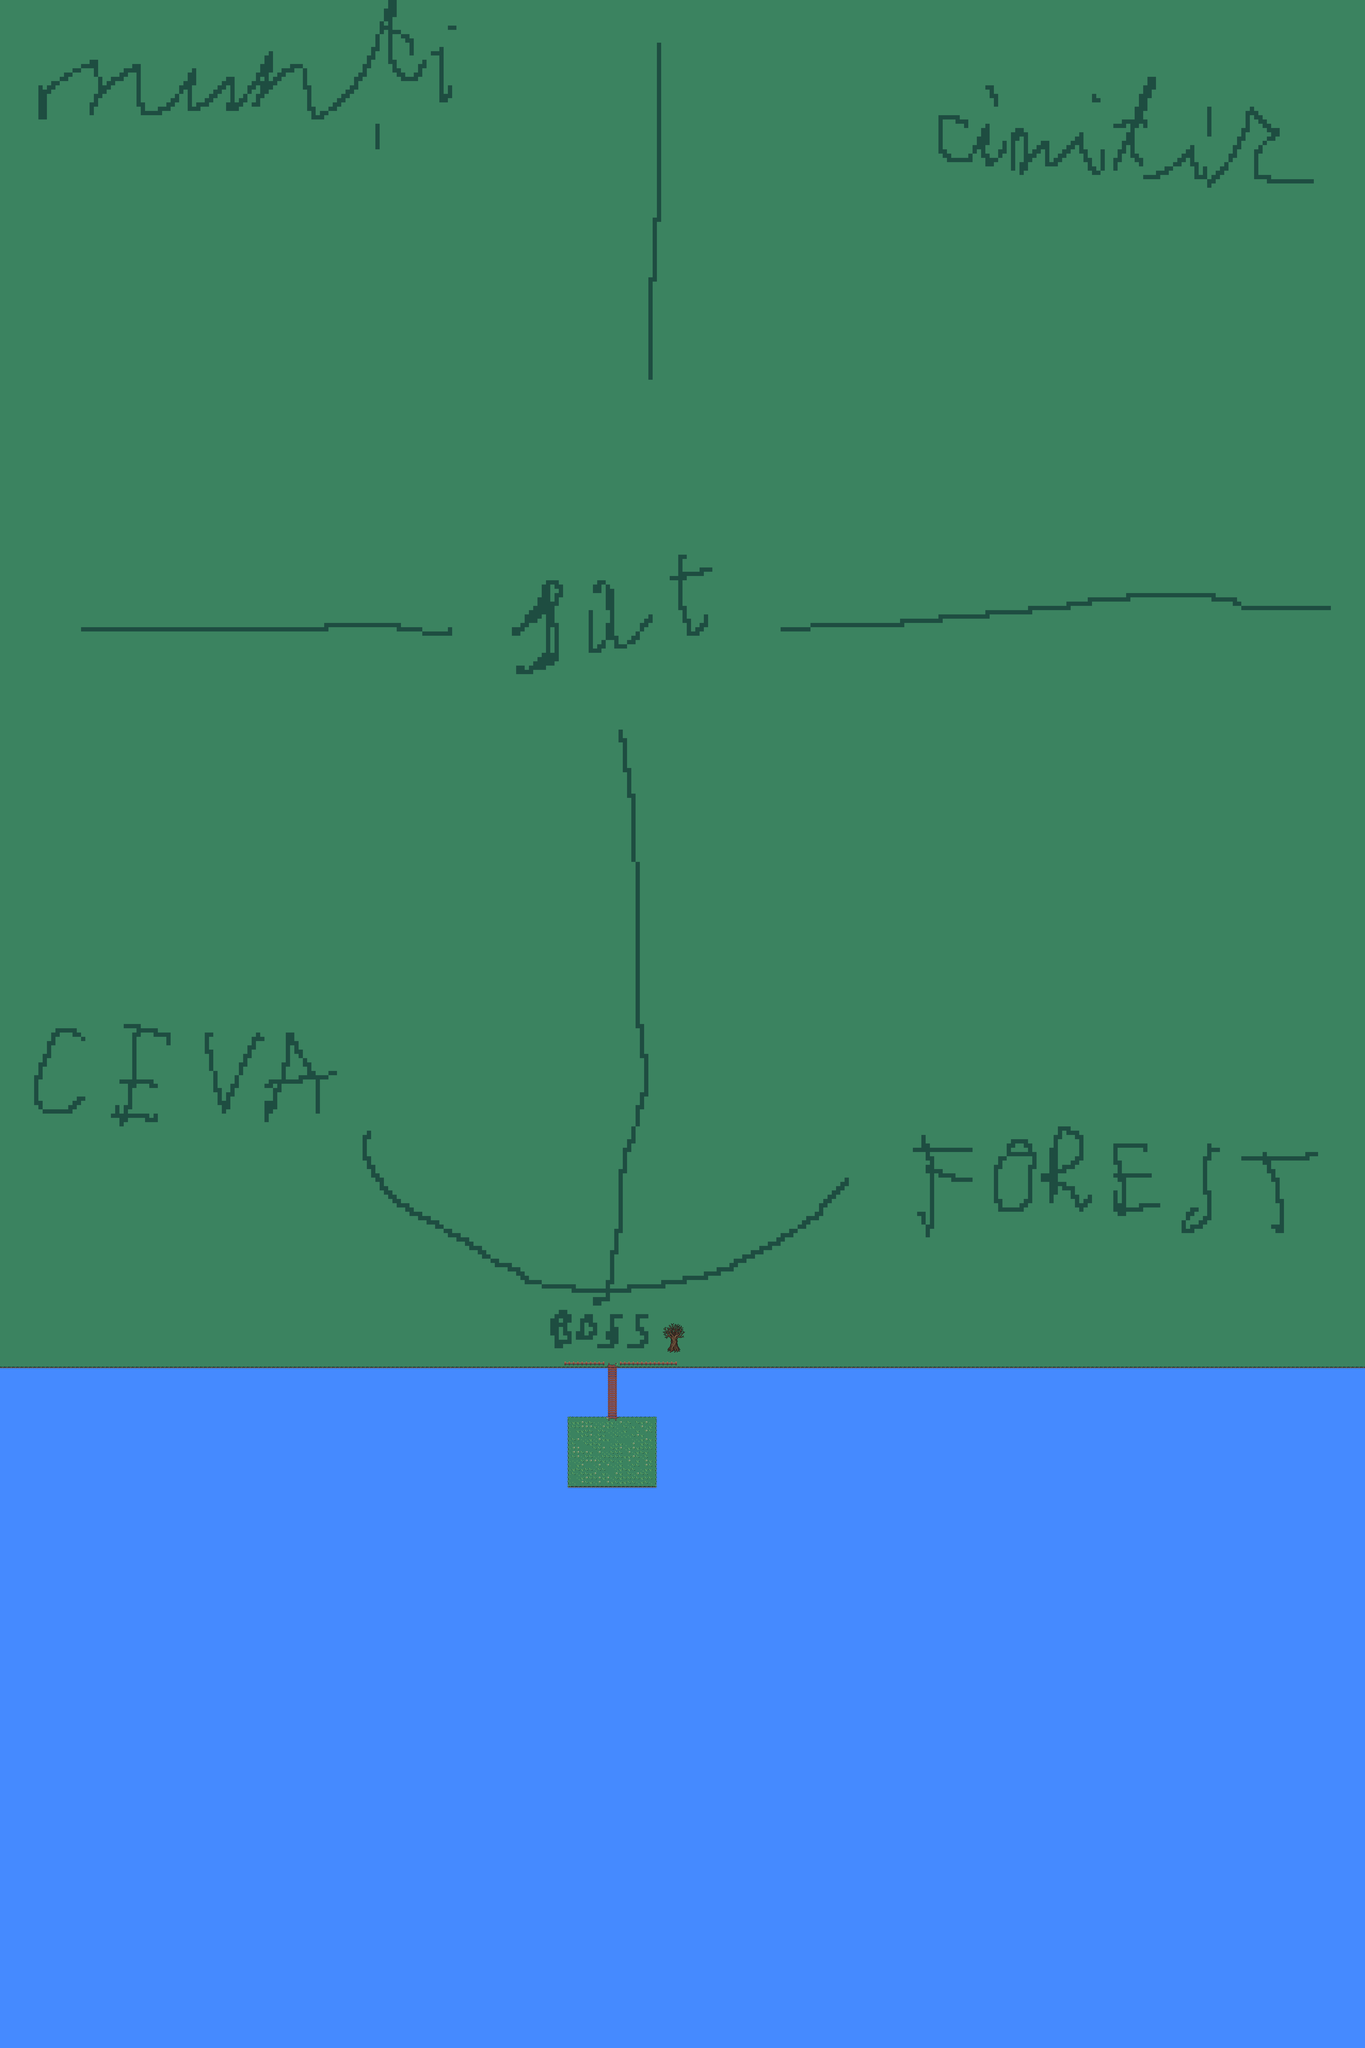

This game map was drawn from its Tiled (.tmx) file and the tilesets committed beside it. A one-line description and the trimmed map source follow:
An orthogonal 320x480 tile map with 16x16 px tiles, 5 tile layers (ground, ground2, decorations, treesBottom, ...), 2 tilesets and 9 objects (player_spawn).

<map version="1.10" tiledversion="1.12.2" orientation="orthogonal" renderorder="right-down" width="320" height="480" tilewidth="16" tileheight="16" infinite="0" nextlayerid="9" nextobjectid="15">
 <tileset firstgid="1" source="../tilesets/spr_grass_tileset.tsx" />
 <tileset firstgid="871" source="../tilesets/EFOutside_Bb.tsx" />
 <layer id="1" name="ground" width="320" height="480">
  <data>[153600 cells, 153600 non-empty, 9 distinct tile ids]</data>
 </layer>
 <layer id="2" name="ground2" width="320" height="480">
  <data>[153600 cells, 111 non-empty, 26 distinct tile ids]</data>
 </layer>
 <layer id="8" name="decorations" width="320" height="480">
  <data>[153600 cells, 24 non-empty, 3 distinct tile ids]</data>
 </layer>
 <layer id="4" name="treesBottom" width="320" height="480">
  <data>[153600 cells, 8 non-empty, 8 distinct tile ids]</data>
 </layer>
 <layer id="3" name="treesTop" width="320" height="480">
  <data>[153600 cells, 24 non-empty, 24 distinct tile ids]</data>
 </layer>
 <objectgroup id="5" name="collision">
  <object id="1" name="player_spawn" x="2304" y="5088">
   <point />
  </object>
  <object id="4" x="2117.03" y="5113.97" width="149.969" height="5.01563">
   <polygon points="0,0 149.969,0 149.969,5.01563 0,5.01563" />
  </object>
  <object id="6" x="0" y="5125" width="2280" height="10.9184">
   <polygon points="0,0 2280,0 2280,10.9184 0,10.9184" />
  </object>
  <object id="8" x="2270" y="5135.91" width="10" height="176.089">
   <polygon points="0,0 10,0 10,176.089 0,176.089" />
  </object>
  <object id="11" x="2515.01" y="5036.95" width="27.0263" height="6.04865">
   <polygon points="0,0 27.0263,0 27.0263,6.04865 0,6.04865" />
  </object>
  <object id="12" x="2313.99" y="5125" width="2805.97" height="10.9184">
   <polygon points="0,0 2805.97,0 2805.97,10.9184 0,10.9184" />
  </object>
  <object id="13" x="2325" y="5114.01" width="214.005" height="4.99149">
   <polygon points="0,0 214.005,0 214.005,4.99149 0,4.99149" />
  </object>
  <object id="14" x="2313.99" y="5135.92" width="10" height="176.089">
   <polygon points="0,0 10,0 10,176.089 0,176.089" />
  </object>
 </objectgroup>
 <objectgroup id="6" name="ritual" />
 <objectgroup id="7" name="spawn_collision">
  <object id="2" x="0.000509511" y="5104.34" width="5120" height="2575.67">
   <polygon points="0,0 5120,0 5120,2575.67 0,2575.67" />
  </object>
 </objectgroup>
</map>
